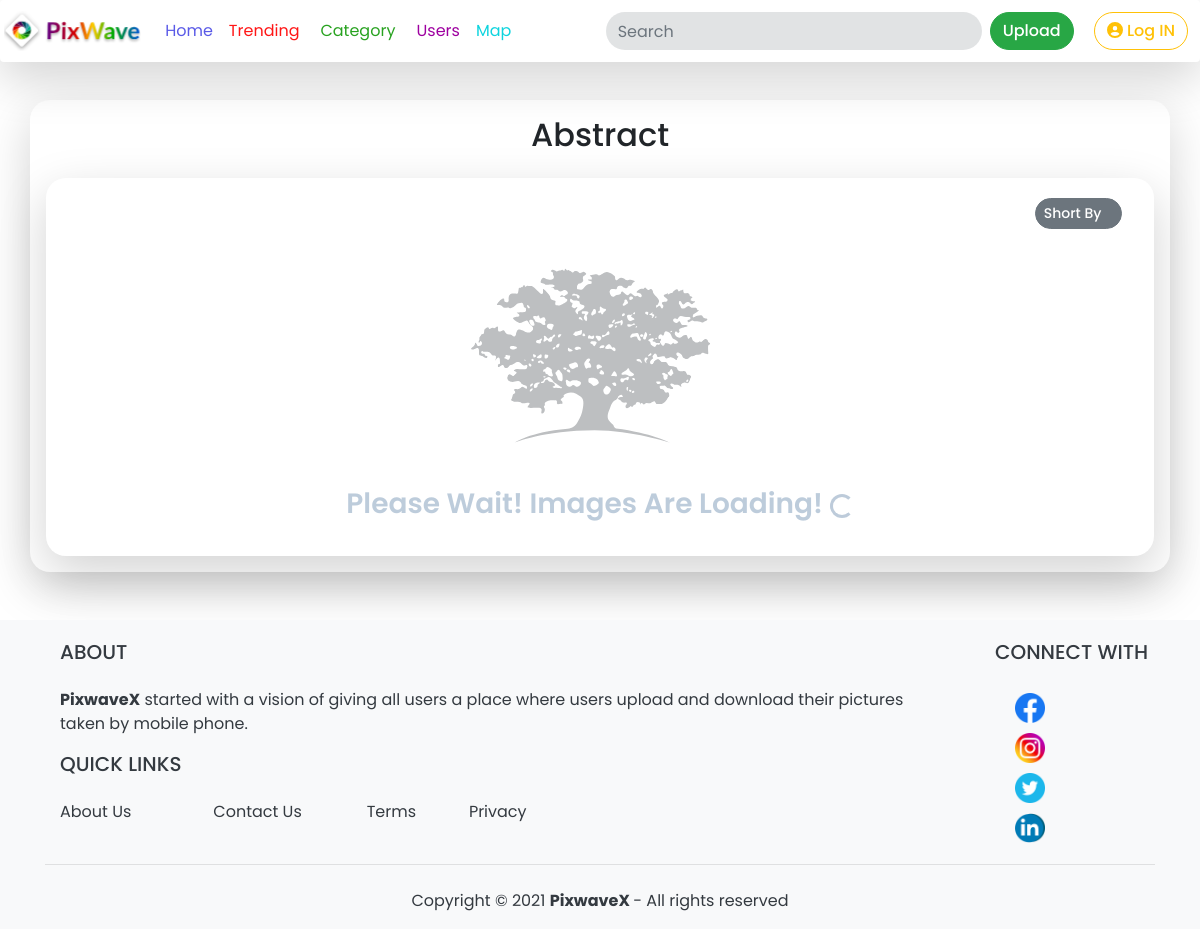
The page /pages/category.php?id=1 on the database its author committed.
### tables this page shows
CREATE TABLE `categories` (
  `id` int(11) NOT NULL,
  `category` varchar(150) NOT NULL
);

CREATE TABLE `config` (
  `id` int(11) NOT NULL,
  `site_name` varchar(60) NOT NULL,
  `site_title` varchar(150) NOT NULL,
  `site_desc` tinytext NOT NULL
);

### connect.php (called while the page is built, shortened)
<?php
        $site_url="http://localhost/imagez";
?>

### pages/category.php (the view, shortened to what this page needs)
<?php
    require_once('../auth.php');
    if (isset($_GET['id'])) {
        $cat_id=$_GET['id'];
    }
    else{
        header("Location:404.php");
        exit();
    }
    if($cat_id!=0){
        $sql="SELECT * FROM categories WHERE id='$cat_id'";
        $result_cat_name=$connect->query($sql);
        $row_cat_name=$result_cat_name->fetch_assoc();
    }
?>
<!DOCTYPE html>
<html lang="en">
    <head>
        <link rel="stylesheet" href="../css/bootstrap.min.css">
        <link rel="stylesheet" href="../css/tree.css">
        <link href="../css/allimg.css" rel="stylesheet">
    </head>
    <body>
        <?php require_once('include/header.php'); ?>
        <div class="container shadow-lg p-3 mb-5 bg-white glry" style="border-radius: 1.25rem;">
            <div class="col-12 text-center font-weight-bolder"><h2><?php if($cat_id!=0){echo $row_cat_name['category'];}else{echo "All Images";} ?></h2></div>
            <div class="container shadow-lg pl-3 pr-3 pt-1 mt-4" style="border-radius: 1.25rem;">
                    <div class="row pl-3 pr-3 pt-3">
                        <div class="text-right col-12">
                            <div class="btn-group btn-group-sm" role="group">
                                <button id="btnGroupDrop1" type="button" class="btn btn-secondary dropdown-toggle" data-toggle="dropdown" aria-haspopup="true" aria-expanded="false" style="border-radius: 1.25rem;"><i class="fad fa-caret-circle-down"></i> Short By</button>
                            </div>
                        </div>
                    </div>
                    <div id="searching" class='container text-center'>
                        <div class="container" style="padding-bottom:25px">
                            <div class="text-center trees">
                                    <h3 class="text-center" style="color: #b8c8d8ed; font-weight: 600;"> Please Wait! Images Are Loading! <div class="spinner-border spbb" role="status" style="color: #b8c8d8ed;"><span class="sr-only">Loading...</span></div></h3>
                            </div>
                        </div>
                    </div>
                </div>
            </div>
        <?php require_once('include/footer.php'); ?>
    </body>
</html>

### pages/include/footer.php (shortened to what this page needs)
<footer>
    <div class="bg-light text-dark pt-1">
            <div class="container">
                <div class="row text-center text-md-left ">
                    <div class="col-md-10 col-xl-10 col-lg-10">
                        <div class="col-12 mt-3">
                            <h5 class="text-uppercase mb-4 font-wight-bold text-info text-dark">About</h5>
                            <hrc class="mb-4">
                            <p><?php echo $row_config['site_desc']; ?></p>
                        </div>
                        <div class="col-lg-8 col-md-12 col-xl-8 col-sm-12 mt-3">
                            <div class="qll">
                                <h5 class="text-uppercase mb-4 font-wight-bold text-info text-dark">Quick Links</h5>
                                <div class="row">
                                    <div class="col-md-3">
                                        <p>
                                            <a href="about.php" class="text-dark" style="text-decoration: none;" ><i class="fad fa-person-sign"></i> About Us</a>
                                        </p>
                                    </div>
                                    <div class="col-md-3">
                                        <p>
                                            <a href="contact.php" class="text-dark" style="text-decoration: none;" ><i class="fad fa-address-book"></i> Contact Us</a>
                                        </p>
                                    </div>
                                    <div class="col-md-2">
                                        <p>
                                            <a href="terms.php" class="text-dark" style="text-decoration: none;" data-toggle="tooltip" title="Terms And Conditions" ><i class="fad fa-file-check"></i> Terms</a>
                                        </p>
                                    </div>
                                    <div class="col-md-3">
                                        <p>
                                            <a href="privacy.php" class="text-dark" style="text-decoration: none;" ><i class="fad fa-shield-check"></i> Privacy</a>
                                        </p>
                                    </div>
                                </div>
                            </div>
                        </div>
                    </div>
                    <div class="col-md-2 col-lg-2 col-xl-2 mt-3">
                        <h5 class="text-uppercase mb-4 font-wight-bold text-info text-dark">Connect with</h5>
                            <div class="container pl-0">
                                <div class="col-md-2">
                                    <div class="social-icons">
                                        <a href="#" ><img src="assets/img/fb.png" loading="lazy"></a>
                                        <a href="#"><img src="assets/img/ins.png" loading="lazy"></a>
                                        <a href="#"><img src="assets/img/tw.png" loading="lazy"></a>
                                        <a href="#"><img src="assets/img/in.png" loading="lazy"></a>
                                    </div>
                                </div>
                            </div>
                    </div>
                </div>
                <hr class="mb-4">
                <div class="row d-flex justify-content-center">
                    <div>
                        <p>
                            Copyright &copy; <span id="year"></span> <a style="text-decoration: none;" href="<?php echo $site_url; ?>"><strong class="text-dark" style="text-decoration: none;"> <?php echo $row_config['site_name']; ?> </strong></a> - All rights reserved
                        </p>
                    </div>
                </div>
            </div>
</footer>

### css/tree.css (style rules this page uses)
.trees svg { display: block; width: 258px; height: 258px; position: relative; left: 50%; top: 50%; transform: translate(-50%, 15%); }
.spbb { display: inline-block; width: 1.5rem; height: 1.5rem; border: .2rem solid currentColor; border-right-color: transparent; border-radius: 50%; -webkit-animation: .75s linear infinite spinner-border; -moz-animation: .75s linear infinite spinner-border; animation: .75s linear infinite spinner-border; margin-bottom: 0.5% }

### css/allimg.css (style rules this page uses)
* { margin: 0; padding: 0; box-sizing: border-box; font-family: 'Poppins', sans-serif; }
.glry { margin-top: 100px; padding-top: 10px; align-items: center; }
.social-icons img { width: 40px; transition: 0.5s; padding: 5px; }
.btn { font-weight: 500; }
a { color: #545b62; transition: 0.2s; }

### pages/category.php (style rules this page uses)
.dropdown-toggle::after { border-top: 0; }

### rows shown on the page
categories: category "Abstract"
config: site_desc "PixwaveX started with a vision of giving all users a place where users upload and download their pictures taken by mobile phone.", site_name "PixwaveX"
